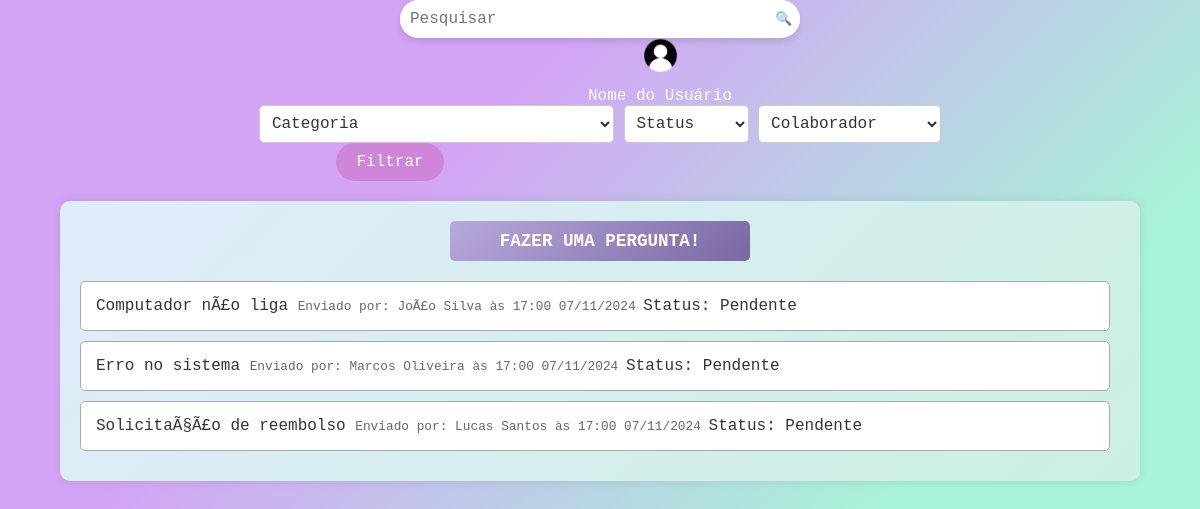
The page / on the database its author committed.
### app/models.py (models this page shows, shortened)
class Solicitacao(db.Model):
    __tablename__ = 'solicitacoes'
    id_solicitacao = db.Column(db.Integer, primary_key=True, autoincrement=True)  # Auto-increment
    id_usuario = db.Column(db.Integer, db.ForeignKey('usuarios.id_usuario'), nullable=False)
    id_categoria = db.Column(db.Integer, db.ForeignKey('categorias.id_categoria'), nullable=False)
    titulo = db.Column(db.String(80), unique=True, nullable=False)
    descricao = db.Column(db.String(240))
    status = db.Column(db.Integer, default=0)  # Default value for status
    data_criacao = db.Column(db.DateTime, default=db.func.now())  # Default value for creation timestamp
    data_resolucao = db.Column(db.DateTime)
    usuario = db.relationship('Usuario', backref=db.backref('solicitacoes', lazy=True))
    categoria = db.relationship('Categoria', backref=db.backref('solicitacoes', lazy=True))

class Usuario(db.Model):
    __tablename__ = 'usuarios'  # Explicitly set the table name
    id_usuario = db.Column(db.Integer, primary_key=True, autoincrement=True)  # Auto-increment
    nome = db.Column(db.String(80), unique=True, nullable=False)
    sobrenome = db.Column(db.String(80), unique=True, nullable=False)
    email = db.Column(db.String(120), unique=True, nullable=False)
    senha = db.Column(db.String(128), nullable=False)
    id_departamento = db.Column(db.Integer, db.ForeignKey('departamentos.id_departamento'), nullable=False)
    departamento = db.relationship('Departamento', backref=db.backref('usuarios', lazy=True))

### app/routes.py (the view, shortened to what this page needs)
@main.route('/', methods=['GET', 'POST'])
def index():
    categorias = db.session.query(Categoria).all()
    usuarios = db.session.query(Usuario).all()
    filtro_categoria = None
    filtro_status = None
    filtro_colaborador = None
    pesquisa = None
    query = Solicitacao.query
    solicitacoes = query.all()
    print(f"Solicitacoes requisitadas: {len(solicitacoes)}")
    return render_template(
        'index.html',
        categorias=categorias,
        usuarios=usuarios,
        solicitacoes=solicitacoes,
        filtro_categoria=filtro_categoria,
        filtro_status=filtro_status,
        filtro_colaborador=filtro_colaborador,
        pesquisa=pesquisa
    )

### templates/index.html (shortened to what this page needs)
<!DOCTYPE html>
<html lang="pt-br">
  <head>
    <link rel="stylesheet" href="/static/css/index.css" />
  </head>
  <body>
    <div class="search-container">
      <input type="text" placeholder="Pesquisar" id="pesquisa", name="pesquisa" />
      <button class="search-button">🔍</button>
    </div>
    <div class="user-info">
      <img
        src="{{ url_for('static', filename='img/user-profile-pic.png') }}"
        alt="Foto do Usuário"
        class="user-photo"
      />
      <span class="user-name" id="user-dropdown-toggle">Nome do Usuário</span>
    </div>
    <div class="filters-dropdown">
      <select name="filtro_categoria" id="filtro_categoria" class="filter-select">
        <option value="" disabled selected>Categoria</option>
      </select>
      <select name="filtro_status" id="filtro_status" class="filter-select">
        <option value="" disabled selected>Status</option>
      </select>
      <select name="filtro_colaborador" id="filtro_colaborador" class="filter-select">
        <option value="" disabled selected>Colaborador</option>
      </select>
    </div>
    <button class="filter-button">Filtrar</button>
    <div class="container">
      <a href="{{ url_for('main.pergunta') }}" class="ask-button">FAZER UMA PERGUNTA!</a>
    {% if solicitacoes %}
    <div class="questions-list">
        {% for solicitacao in solicitacoes %}
            <div class="question-box">
                <a href="#" class="question-link">{{ solicitacao.titulo }}</a>
                <span class="info">
                    Enviado por: {{ solicitacao.usuario.nome }} {{ solicitacao.usuario.sobrenome }}
                    às {{ solicitacao.data_criacao.strftime('%H:%M %d/%m/%Y') }}
                </span>
                <span class="status
                    {% if solicitacao.status == 0 %}
                        Pendente
                    {% else %}
                        Resolvido
                    {% endif %}
                ">
                    Status:
                    {% if solicitacao.status == 0 %}
                        Pendente
                    {% else %}
                        Resolvido
                    {% endif %}
                </span>
            </div>
        {% endfor %}
    </div>
      {% else %}
        <p>Nenhuma solicitação encontrada.</p>
      {% endif %}
  </div>
  </body>
</html>

### static/css/index.css (style rules this page uses)
* { margin: 0; padding: 0; box-sizing: border-box; font-family: 'Lucida Console', Monaco, monospace; }
html, body { min-height: 100%; }
body { display: flex; flex-direction: column; align-items: center; background: linear-gradient(135deg, #d3a4f5 30%, #a7f4d8 70%); color: #333; }
.search-container { display: flex; align-items: center; background: #ffffff; border-radius: 25px; box-shadow: 0 4px 6px rgba(0, 0, 0, 0.1); width: 100%; max-width: 400px; margin-right: 25px; margin: 0 auto; transition: box-shadow 0.3s; }
.search-container input[type="text"] { padding: 10px 10px; border: none; outline: none; font-size: 1em; color: #333; width: 100%; border-radius: 25px 0 0 25px; }
.search-button { background-color: #ffffff; padding: 8px; border: none; cursor: pointer; transition: transform 0.2s; display: flex; align-items: center; justify-content: center; border-radius: 0 25px 25px 0; }
.filter-button { background-color: #d086d8; color: #ffffff; padding: 10px 20px; border: none; border-radius: 25px; cursor: pointer; font-size: 1em; transition: background 0.3s, transform 0.2s; margin-right: 35%; }
.filter-select { padding: 8px; border-radius: 5px; border: 1px solid #ccc; font-size: 1em; color: #333; background-color: #fff; cursor: pointer; transition: box-shadow 0.3s; }
.user-info { display: flex; flex-direction: column; align-items: center; text-align: center; margin-left: 10%; color: #ffffff; cursor: pointer; }
.user-photo { width: 35px; height: 35px; border-radius: 50%; margin-bottom: 10%; }
.container { width: 95%; max-width: 90%; background: linear-gradient(135deg, #e0ecfc, #cbf0e1); border-radius: 10px; padding: 20px; margin: 20px auto; box-shadow: 0 0 10px rgba(0, 0, 0, 0.1); }
.ask-button { display: block; width: 100%; max-width: 300px; margin: 0 auto 20px; padding: 10px; background: linear-gradient(135deg, #b8a9dc, #7a68a2); color: #fff; font-size: 1.1em; font-weight: bold; border: none; border-radius: 5px; cursor: pointer; text-align: center; text-decoration: none; transition: background 0.3s; }
.questions-list { max-height: 400px; overflow-y: auto; padding-right: 10px; }
.question-box { background: #fff; border: 1px solid #aaa; border-radius: 5px; padding: 15px; margin-bottom: 10px; }
.question-link { font-size: 1em; text-decoration: none; color: #333; }
.info { font-size: 0.8em; color: #666; }

### rows shown on the page
Solicitacao: titulo "Computador nÃ£o liga", usuario.nome "JoÃ£o", usuario.sobrenome "Silva", data_criacao "17:00 07/11/2024", status "Pendente"
Solicitacao: titulo "Erro no sistema", usuario.nome "Marcos", usuario.sobrenome "Oliveira", data_criacao "17:00 07/11/2024", status "Pendente"
Solicitacao: titulo "SolicitaÃ§Ã£o de reembolso", usuario.nome "Lucas", usuario.sobrenome "Santos", data_criacao "17:00 07/11/2024", status "Pendente"
